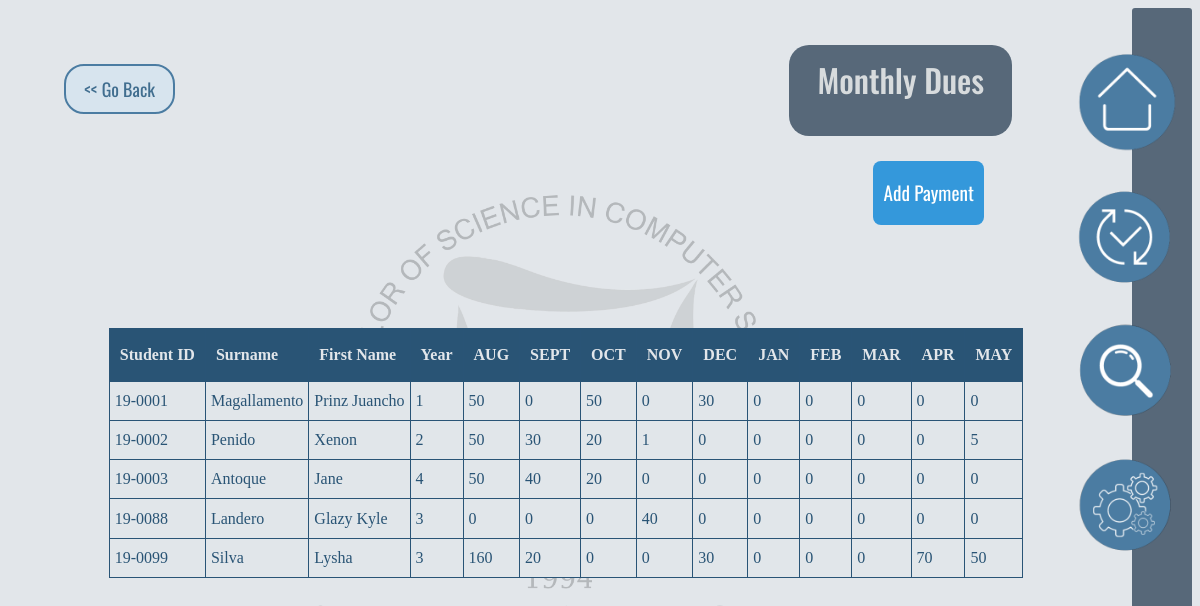
The app's page /bscs-dss/html/display_MD.php (signed in) with its own data.
### tables this page shows
CREATE TABLE `monthly_dues` (
  `Student_ID` char(7) NOT NULL,
  `AUG` int(11) NOT NULL,
  `SEPT` int(11) NOT NULL,
  `OCT` int(11) NOT NULL,
  `NOV` int(11) NOT NULL,
  `DECE` int(11) NOT NULL,
  `JAN` int(11) NOT NULL,
  `FEB` int(11) NOT NULL,
  `MAR` int(11) NOT NULL,
  `APR` int(11) NOT NULL,
  `MAY` int(11) NOT NULL
);

CREATE TABLE `student_information` (
  `Student_ID` char(7) NOT NULL,
  `Surname` varchar(20) NOT NULL,
  `First_Name` varchar(20) NOT NULL,
  `Middle_Name` varchar(20) DEFAULT NULL,
  `Suffix` varchar(5) DEFAULT NULL,
  `Year` int(10) UNSIGNED NOT NULL,
  `User_Type` enum('student','treasurer','secretary','admin') NOT NULL,
  `Password` varchar(30) NOT NULL
);

### bscs-dss/php/display_MDProc.php (the view, shortened to what this page needs)
<?php
include('../php/db.php');
$sql = "SELECT monthly_dues.*, student_information.Student_ID, student_information.Surname, student_information.First_Name, student_information.Year FROM monthly_dues
        INNER JOIN student_information ON monthly_dues.Student_ID = student_information.Student_ID";
$result = $conn->query($sql);
if ($result->num_rows > 0) {
    echo "<table border='1'>";
    echo "<tr>
            <th>Student ID</th>
            <th>Surname</th>
            <th>First Name</th>
            <th>Year</th>
            <th>AUG</th>
            <th>SEPT</th>
            <th>OCT</th>
            <th>NOV</th>
            <th>DEC</th>
            <th>JAN</th>
            <th>FEB</th>
            <th>MAR</th>
            <th>APR</th>
            <th>MAY</th>
          </tr>";
    while ($row = $result->fetch_assoc()) {
        echo "<tr>
                <td>" . $row["Student_ID"] . "</td>
                <td>" . $row["Surname"] . " </td>
                <td>" . $row["First_Name"] . "</td>
                <td>" . $row["Year"] . "</td>
                <td>" . $row["AUG"] . "</td>
                <td>" . $row["SEPT"] . "</td>
                <td>" . $row["OCT"] . "</td>
                <td>" . $row["NOV"] . "</td>
                <td>" . $row["DECE"] . "</td>
                <td>" . $row["JAN"] . "</td>
                <td>" . $row["FEB"] . "</td>
                <td>" . $row["MAR"] . "</td>
                <td>" . $row["APR"] . "</td>
                <td>" . $row["MAY"] . "</td>
              </tr>";
    }
    echo "</table>";
} else {
    echo "0 results";
}
?>

### bscs-dss/css/DisplayMDStyle.css (style rules this page uses)
body { background-color: #E2E6EA; }
table { border-collapse: collapse; position:relative; height: 250px; }
table, td { border: 1px solid #295476; padding: 5px; text-align: left; background-color: hsl(210, 16%, 90%); color: #295475; }
th { background-color: #295475; color: #E2E6EA; padding: 10px; border: 1px solid #295476; }

### records on screen
monthly_dues: Student_ID.Student_ID "19-0001", Student_ID.Surname "Magallamento", Student_ID.First_Name "Prinz Juancho", Student_ID.Year "1", AUG "50", SEPT "0", OCT "50", NOV "0", DECE "30", JAN "0", FEB "0", MAR "0", APR "0", MAY "0"
monthly_dues: Student_ID.Student_ID "19-0002", Student_ID.Surname "Penido", Student_ID.First_Name "Xenon", Student_ID.Year "2", AUG "50", SEPT "30", OCT "20", NOV "1", DECE "0", JAN "0", FEB "0", MAR "0", APR "0", MAY "5"
monthly_dues: Student_ID.Student_ID "19-0003", Student_ID.Surname "Antoque", Student_ID.First_Name "Jane", Student_ID.Year "4", AUG "50", SEPT "40", OCT "20", NOV "0", DECE "0", JAN "0", FEB "0", MAR "0", APR "0", MAY "0"
monthly_dues: Student_ID.Student_ID "19-0088", Student_ID.Surname "Landero", Student_ID.First_Name "Glazy Kyle", Student_ID.Year "3", AUG "0", SEPT "0", OCT "0", NOV "40", DECE "0", JAN "0", FEB "0", MAR "0", APR "0", MAY "0"
monthly_dues: Student_ID.Student_ID "19-0099", Student_ID.Surname "Silva", Student_ID.First_Name "Lysha", Student_ID.Year "3", AUG "160", SEPT "20", OCT "0", NOV "0", DECE "30", JAN "0", FEB "0", MAR "0", APR "70", MAY "50"
